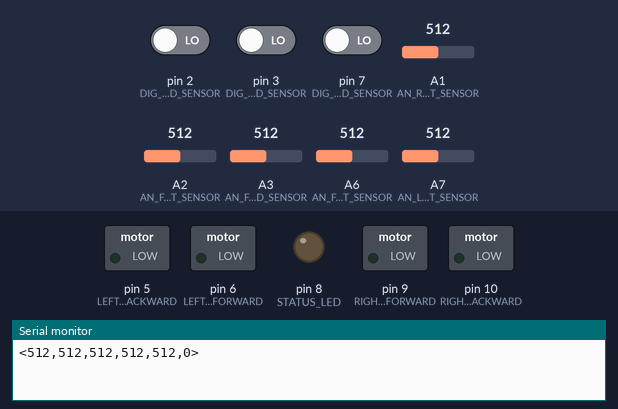
The sketch below on a simulated Arduino Nano, built with avr-gcc and run on an emulated ATmega328P. On the bench: switched loads named in the sketch (green lamp = pin HIGH), output pins drawn as LEDs (lit = HIGH), the last lines printed to the serial monitor. Inputs (shaded band) come from the test bench; at power-on: A1 (AN_RIGHT_SENSOR) = 512, pin 2 (DIG_FR_RIGHT_GROUND_SENSOR) LOW, pin 3 (DIG_FR_LEFT_GROUND_SENSOR) LOW, pin 7 (DIG_FR_BACK_GROUND_SENSOR) LOW, A2 (AN_FR_RIGHT_SENSOR) = 512, A3 (AN_FR_MID_SENSOR) = 512, A6 (AN_FR_LEFT_SENSOR) = 512, A7 (AN_LEFT_SENSOR) = 512.

Above: at 0.02 s.
At 1.27 s:
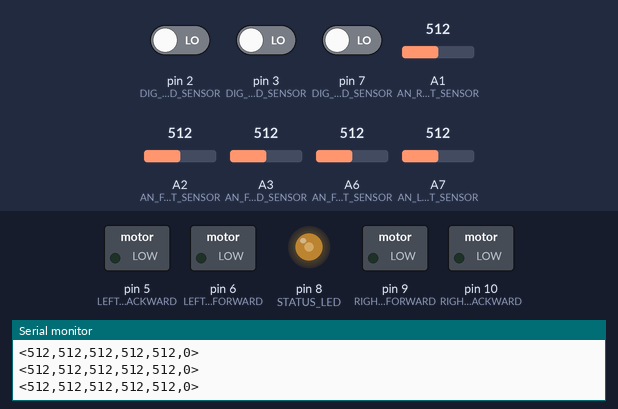
1.3 s: A1 (AN_RIGHT_SENSOR) set to 30
Timing chart, 0 to 10.3 s (numbered marks = the images above; inputs shaded):
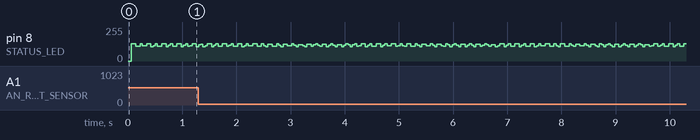

The sketch:

robot.ino
```cpp
#include <Wire.h>
#include "sensors.h"
#include "motors.h"
#include "communication.h"


#define AN_BATTERY               A0

#define AN_FR_LEFT_SENSOR        A6
#define AN_FR_MID_SENSOR         A3
#define AN_FR_RIGHT_SENSOR       A2
#define AN_LEFT_SENSOR           A7
#define AN_RIGHT_SENSOR          A1

#define DIG_FR_RIGHT_GROUND_SENSOR  2
#define DIG_FR_LEFT_GROUND_SENSOR   3
#define DIG_FR_BACK_GROUND_SENSOR   7

#define LEFT_MOTORS_FORWARD      6
#define LEFT_MOTORS_BACKWARD     5

#define RIGHT_MOTORS_FORWARD     9
#define RIGHT_MOTORS_BACKWARD    10

#define START                    4
#define STATUS_LED               8

//Macros
#define TOGGLE_STATUS_LED        PORTB ^= 1

bool armed = false;


void setup() {

  Serial.begin(115200);

  Wire.begin();

  pinMode(AN_FR_LEFT_SENSOR, INPUT);
  pinMode(AN_FR_MID_SENSOR, INPUT);
  pinMode(AN_FR_RIGHT_SENSOR, INPUT);
  pinMode(AN_LEFT_SENSOR, INPUT);
  pinMode(AN_RIGHT_SENSOR, INPUT);

  pinMode(DIG_FR_RIGHT_GROUND_SENSOR, INPUT);
  pinMode(DIG_FR_LEFT_GROUND_SENSOR, INPUT);
  pinMode(DIG_FR_BACK_GROUND_SENSOR, INPUT);

  pinMode(LEFT_MOTORS_FORWARD, OUTPUT);
  pinMode(RIGHT_MOTORS_FORWARD, OUTPUT);
  pinMode(LEFT_MOTORS_BACKWARD, OUTPUT);
  pinMode(RIGHT_MOTORS_BACKWARD, OUTPUT);

  pinMode(STATUS_LED, OUTPUT);

  pinMode(START, INPUT);

  digitalWrite(STATUS_LED, 0);
}

void loop()
{
  TOGGLE_STATUS_LED;

  const int dt = 5;

  /* Check for motor control commands */
  static parser_t p;
  static int m_cnt = 0;
  const  int m_period = 50;

  m_cnt += dt;
  if (m_cnt >= m_period) {
    m_cnt = 0;
    motor_cmd_t cmd;
    if (get_motor_command(&p, &cmd)) {
      set_motors(cmd);
    }
  }

  /* Sample sensors and send sensor values */
  static int s_cnt = 0;
  const  int s_period = 20;

  s_cnt += dt;
  if (s_cnt >= s_period) {
    s_cnt = 0;
    sensor_data_t sensors;
    read_sensors(&sensors);
    send_sensor_data(sensors);
  }

  delay(dt);
}
```

communication.h
```cpp
#ifndef _COMMUNICATION_H
#define _COMMUNICATION_H

#include "motors.h"

#define TIMEOUT (2000)
#define CMD_LEN (6)

enum {
  WAITING,
  LEFT_DIR,
  RIGHT_DIR,
  LEFT_VAL,
  RIGHT_VAL,
  FOOTER
};

typedef struct {
  char state = WAITING;
  int  timeout = 0;
  motor_cmd_t buf;
} parser_t;

#define NOF_DISTANCE_SENSORS (5)
#define FRONT_LEFT_DIG (1)
#define FRONT_RIGHT_DIG (1 << 1)
#define BACK_DIG (1 << 2)

typedef int distance_sensors_t[NOF_DISTANCE_SENSORS];
typedef unsigned int ground_sensor_t;

typedef struct {
  distance_sensors_t distance;
  ground_sensor_t ground;
} sensor_data_t;

int get_motor_command(parser_t *p, motor_cmd_t *complete_cmd);
void send_sensor_data(sensor_data_t data);

#endif
```

communication.ino
```cpp
#include "communication.h"

static void reset(parser_t *p)
{
  p->state = WAITING;
  p->timeout = 0;
}

int get_motor_command(parser_t *p, motor_cmd_t *complete_cmd)
{
  /*
     A command could look like:
       "<+-ab>"
     Meaning
       left  = forward  (+) 97 ('a')
       right = backward (-) 98 ('b')
   */

  int nof_avail = Serial.available();
  int is_complete = 0;

  if (nof_avail > CMD_LEN) {
    nof_avail = CMD_LEN;
  }

  if (0 == nof_avail) {
    p->timeout++;
  } else {
    p->timeout = 0;
  }

  if (p->timeout >= TIMEOUT) {
    reset(p);
  }

  for (int i = 0; i < nof_avail; i++) {
    const char b = Serial.read();

    switch (p->state) {
      case WAITING:
        if ('<' == b) {
	        p->state = LEFT_DIR;
	      }
	      break;

      case LEFT_DIR:
        p->buf.left_dir = ('+' == b) ? FORWARD : BACKWARD;
        p->state = RIGHT_DIR;
        break;

      case RIGHT_DIR:
        p->buf.right_dir = ('+' == b) ? FORWARD : BACKWARD;
        p->state = LEFT_VAL;
	      break;

      case LEFT_VAL:
        p->buf.left_command = b;
	      p->state = RIGHT_VAL;
        break;

      case RIGHT_VAL:
        p->buf.right_command = b;
	      p->state = FOOTER;
	      break;

      case FOOTER:
	      is_complete = ('>' == b);
        if (is_complete) {
	        *complete_cmd = p->buf;
	      }
	      reset(p);
	      break;

      default:
	      reset(p);
        break;
    }
  }

  return is_complete;
}

void send_sensor_data(sensor_data_t data)
{
  Serial.print('<');
  for (int i = 0; i < NOF_DISTANCE_SENSORS; i++) {
    Serial.print(data.distance[i]);
    Serial.print(',');
  }
  Serial.print(data.ground);
  Serial.println('>');
}
```

motors.h
```cpp
#ifndef _MOTORS_H
#define _MOTORS_H

enum {
  LEFT_MOTOR,
  RIGHT_MOTOR
};

enum {
  FORWARD,
  BACKWARD
};

typedef struct {
  unsigned char left_command = 0;
  char left_dir = FORWARD;
  unsigned char right_command = 0;
  char right_dir = FORWARD;
} motor_cmd_t;

void set_motor(motor_cmd_t cmd);

#endif
```

motors.ino
```cpp
#include "motors.h"

void set_motors(motor_cmd_t cmd)
{
  switch (cmd.left_dir) {
    case FORWARD:
      analogWrite(LEFT_MOTORS_BACKWARD, 0);
      analogWrite(LEFT_MOTORS_FORWARD, cmd.left_command);
      break;

    case BACKWARD:
      analogWrite(LEFT_MOTORS_FORWARD, 0);
      analogWrite(LEFT_MOTORS_BACKWARD, cmd.left_command);
      break;

    default:
      analogWrite(LEFT_MOTORS_FORWARD, 0);
      analogWrite(LEFT_MOTORS_BACKWARD, 0);
      break;
  }

  switch (cmd.right_dir) {
    case FORWARD:
      analogWrite(RIGHT_MOTORS_BACKWARD, 0);
      analogWrite(RIGHT_MOTORS_FORWARD, cmd.right_command);
      break;

    case BACKWARD:
      analogWrite(RIGHT_MOTORS_FORWARD, 0);
      analogWrite(RIGHT_MOTORS_BACKWARD, cmd.right_command);
      break;

    default:
      analogWrite(RIGHT_MOTORS_FORWARD, 0);
      analogWrite(RIGHT_MOTORS_BACKWARD, 0);
      break;
  }
}
```

sensors.h
```cpp
#ifndef SENSORS_H
#define SENSORS_H

typedef enum
{
  IR_R  = 0x01,
  IR_FR = 0x02,
  IR_FM = 0x04,
  IR_FL = 0x08,
  IR_L  = 0x10
} IR_sensor;

void readSensors(unsigned int sensors);

#endif
```

sensors.ino
```cpp
#include "sensors.h"
#include "communication.h"

static char read_ground_sensors(void)
{
  ground_sensor_t tmp = 0;
  tmp |= (digitalRead(DIG_FR_LEFT_GROUND_SENSOR) ? FRONT_LEFT_DIG : 0);
  tmp |= (digitalRead(DIG_FR_RIGHT_GROUND_SENSOR) ? FRONT_RIGHT_DIG : 0);
  tmp |= (digitalRead(DIG_FR_BACK_GROUND_SENSOR) ? BACK_DIG : 0);
  return tmp;
}

static void read_distance_sensors(distance_sensors_t data)
{
  data[0] = analogRead(AN_FR_LEFT_SENSOR);
  data[1] = analogRead(AN_FR_MID_SENSOR);
  data[2] = analogRead(AN_FR_RIGHT_SENSOR);
  data[3] = analogRead(AN_LEFT_SENSOR);
  data[4] = analogRead(AN_RIGHT_SENSOR);
}

void read_sensors(sensor_data_t *data)
{
  read_distance_sensors(data->distance);
  data->ground = read_ground_sensors();
}
```
